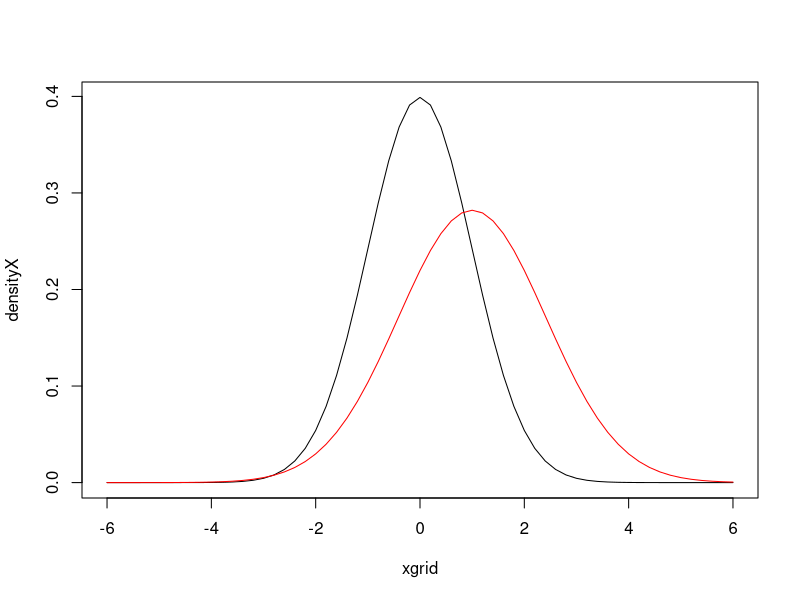

Recreate this plot in R.

## Problem set 3
## Problem 1

## a)
xgrid <- seq(from = -6, to = 6, by =0.2)

## X ~ N(0, 1)
## Y ~ N(1, 2)

## b, c and d)
## Computes the density function of the standard normal
## distribution for each value in xgrid

densityX <- dnorm(xgrid, mean = 0, sd = 1)

## Computes the value of the density function of
## a normal distribution with mean 1 and standard
## deviation sqrt(2) (i.e. variance equal to 2)

densityY <- dnorm(xgrid, mean = 1, sd = sqrt(2))

## Create an empty plot
plot(
  xgrid,
  densityX,
  type = "n"
)


## Draw lines in the plot with
## x-coordinates equal to xgrid and y-coordinates
## equal to densityX
lines(
  xgrid, 
  densityX
)

## Draw lines for the density of Y
lines(
  xgrid, 
  densityY,
  col = "red"
)

## e)

## P(X < -1)
pnorm(-1)

## P(Y > 2)
1 - pnorm(2, mean = 1, sd = sqrt(2))

## P(-1 < X < 1)
pnorm(1) - pnorm(-1)

## f)
## P(X < ???) = 0.05
qnorm(0.05)

## P(Y < ???) = 0.05
qnorm(0.05, mean = 1, sd = sqrt(2))

## g)
## P(X < ???) = 0.975
qnorm(0.975)

## P(Y < ???) = 0.975
qnorm(0.975, mean = 1, sd = sqrt(2))
